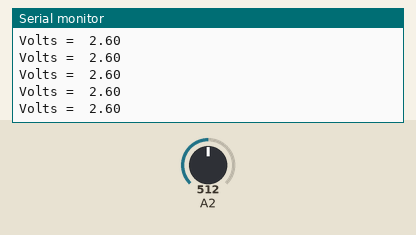
This sketch was run on a simulated Arduino Uno, built with avr-gcc and run on an emulated ATmega328P. On the bench: the last lines printed to the serial monitor. The inputs (shaded band) are chosen by the test bench; at power-on: A2 = 512.

Above: at 1.2 s.
1.3 s: A2 set to 716
At 1.31 s:
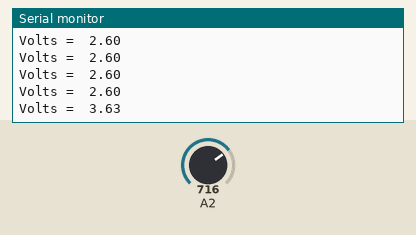
2.8 s: A2 set to 900
At 2.82 s:
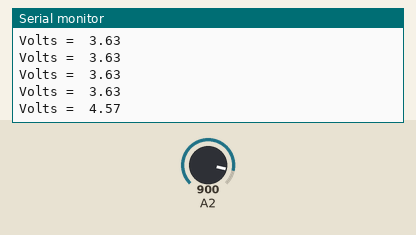
Timing chart, 0 to 5.8 s (numbered marks = the images above; inputs shaded):
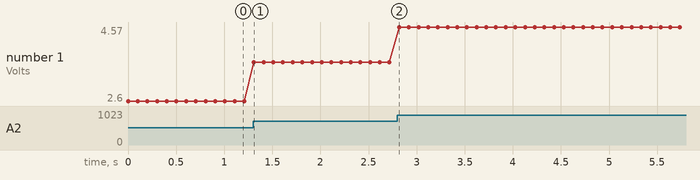

The sketch:

voltmeter.ino
```cpp
float input_volt = 0.0;
float temp = 0.0;
float r1 = 33000.0;
float  r2 = 840000.0;

void setup()
{
  Serial.begin(9600);
}

void  loop()
{

  int analogvalue = analogRead(A2);
  temp = (analogvalue  * 5.0) / 1024.0;
  input_volt = temp / (r2 / (r1 + r2));
  if (input_volt  < 0.1)
  {
    input_volt = 0.0;
  }
  Serial.print("Volts =  ");
  Serial.println(input_volt);

  delay(100);


}
```

Measured:
- after the input at 1.3 s, the serial monitor: prints a new line at once (image 1)
- after the input at 2.8 s, the serial monitor: prints a new line at once (image 2)
- plotted number 1: 2.6 → 3.63 after the input at 1.3 s, 3.63 → 4.57 after the input at 2.8 s
